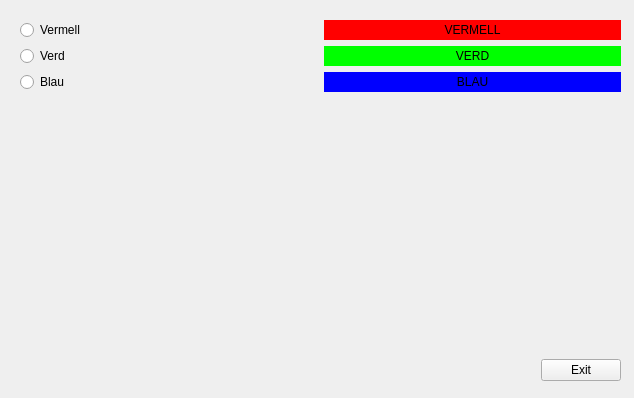
<?xml version="1.0" encoding="UTF-8"?>
<ui version="4.0">
 <class>MyForm</class>
 <widget class="QWidget" name="MyForm">
  <property name="geometry">
   <rect>
    <x>0</x>
    <y>0</y>
    <width>634</width>
    <height>398</height>
   </rect>
  </property>
  <property name="windowTitle">
   <string>Form</string>
  </property>
  <widget class="QWidget" name="">
   <property name="geometry">
    <rect>
     <x>20</x>
     <y>20</y>
     <width>601</width>
     <height>361</height>
    </rect>
   </property>
   <layout class="QVBoxLayout" name="verticalLayout_2">
    <item>
     <layout class="QVBoxLayout" name="verticalLayout">
      <item>
       <layout class="QHBoxLayout" name="horizontalLayout">
        <item>
         <widget class="QRadioButton" name="radioButton">
          <property name="text">
           <string>Vermell</string>
          </property>
         </widget>
        </item>
        <item>
         <widget class="QLabel" name="label">
          <property name="styleSheet">
           <string notr="true">background-color: rgb(255, 0, 0);</string>
          </property>
          <property name="text">
           <string>VERMELL</string>
          </property>
          <property name="alignment">
           <set>Qt::AlignCenter</set>
          </property>
         </widget>
        </item>
       </layout>
      </item>
      <item>
       <layout class="QHBoxLayout" name="horizontalLayout_3">
        <item>
         <widget class="QRadioButton" name="radioButton_2">
          <property name="text">
           <string>Verd</string>
          </property>
         </widget>
        </item>
        <item>
         <widget class="QLabel" name="label_2">
          <property name="styleSheet">
           <string notr="true">background-color: rgb(0, 255, 0);</string>
          </property>
          <property name="text">
           <string>VERD</string>
          </property>
          <property name="alignment">
           <set>Qt::AlignCenter</set>
          </property>
         </widget>
        </item>
       </layout>
      </item>
      <item>
       <layout class="QHBoxLayout" name="horizontalLayout_4">
        <item>
         <widget class="QRadioButton" name="radioButton_3">
          <property name="text">
           <string>Blau</string>
          </property>
         </widget>
        </item>
        <item>
         <widget class="QLabel" name="label_3">
          <property name="styleSheet">
           <string notr="true">background-color: rgb(0, 0, 255);</string>
          </property>
          <property name="text">
           <string>BLAU</string>
          </property>
          <property name="alignment">
           <set>Qt::AlignCenter</set>
          </property>
         </widget>
        </item>
       </layout>
      </item>
     </layout>
    </item>
    <item>
     <layout class="QVBoxLayout" name="verticalLayout_3">
      <item>
       <spacer name="verticalSpacer">
        <property name="orientation">
         <enum>Qt::Vertical</enum>
        </property>
        <property name="sizeHint" stdset="0">
         <size>
          <width>20</width>
          <height>40</height>
         </size>
        </property>
       </spacer>
      </item>
      <item>
       <layout class="QHBoxLayout" name="horizontalLayout_2">
        <item>
         <spacer name="horizontalSpacer">
          <property name="orientation">
           <enum>Qt::Horizontal</enum>
          </property>
          <property name="sizeHint" stdset="0">
           <size>
            <width>40</width>
            <height>20</height>
           </size>
          </property>
         </spacer>
        </item>
        <item>
         <widget class="QPushButton" name="pushButton">
          <property name="text">
           <string>Exit</string>
          </property>
         </widget>
        </item>
       </layout>
      </item>
     </layout>
    </item>
   </layout>
  </widget>
 </widget>
 <resources/>
 <connections>
  <connection>
   <sender>pushButton</sender>
   <signal>clicked()</signal>
   <receiver>MyForm</receiver>
   <slot>close()</slot>
   <hints>
    <hint type="sourcelabel">
     <x>571</x>
     <y>362</y>
    </hint>
    <hint type="destinationlabel">
     <x>395</x>
     <y>91</y>
    </hint>
   </hints>
  </connection>
 </connections>
</ui>
